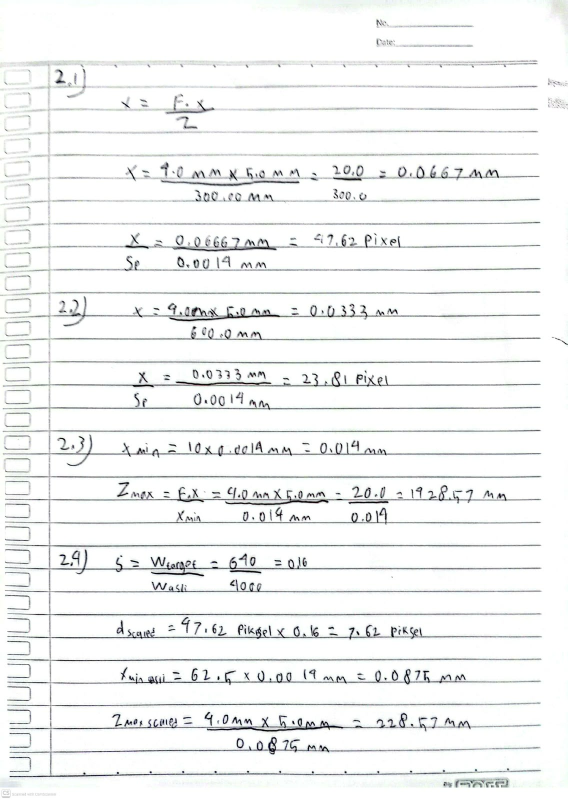
#> input picture lampiran/lampiran 1.jpeg, 1136 x 1599 px (shown at 1/2 size)
$ python -i praproses.py   (imports and definitions only)
#> lines starting #> are read from the running program, lines starting #| are printed output that depends on the picture
#> further down, picture is the input picture: shape (1599, 1136, 3); mean B, G, R 242.8, 243.1, 241.9
"""praproses.py: rangkaian praproses SIMUTEH (dipakai ulang mulai P5)."""
import json
import cv2
import numpy as np

PARAM_BAWAAN = {
    "lebar": 640,          # sampling: lebar citra kerja (piksel)
    "gamma": 1.0,          # < 1 mencerahkan, > 1 menggelapkan
    "clahe_clip": 2.0,     # 0 berarti CLAHE tidak dipakai
    "clahe_tile": 8,
    "penapis": "median",   # "none", "rerata", "gaussian", "median"
    "kernel": 3,
    "sigma": 1.0,
    "tajam_k": 0.0,        # 0 berarti tanpa penajaman
}

def praproses(img_bgr, p=None):
    """Urutan: ubah ukuran -> gamma -> CLAHE kanal V -> redam derau -> tajamkan."""
    p = {**PARAM_BAWAAN, **(p or {})}
    img = img_bgr.copy()

    # TODO 1: ubah ukuran agar lebar = p["lebar"], rasio aspek tetap,
    # gunakan interpolation=cv2.INTER_AREA, simpan ke variabel img
    h, w = img.shape[:2]
#> h = 1599; w = 1136
    if p["lebar"] is not None and w != p["lebar"]:
        target_w = int(p["lebar"])
        target_h = int(round(h * (target_w / float(w))))
#> target_h = 901
        img = cv2.resize(img, (target_w, target_h), interpolation=cv2.INTER_AREA)
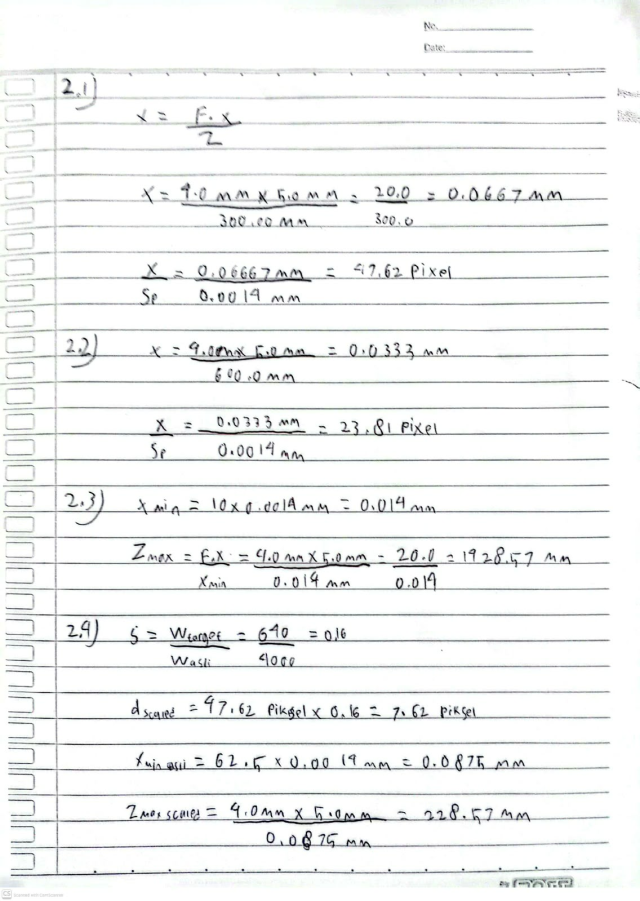
#> img: shape (901, 640, 3); mean B, G, R 242.8, 243.1, 241.9

    # TODO 2: bila p["gamma"] != 1, terapkan koreksi gamma dengan cv2.LUT
    if p.get("gamma", 1.0) != 1.0:
        g = float(p["gamma"])
        lut = np.array([255.0 * ((i / 255.0) ** g) for i in range(256)]).clip(0, 255).astype(np.uint8)
        img = cv2.LUT(img, lut)

    # TODO 3: bila p["clahe_clip"] > 0, ubah ke HSV, terapkan CLAHE pada
    # kanal V saja, lalu kembalikan ke BGR
    if p.get("clahe_clip", 0) > 0:
        hsv = cv2.cvtColor(img, cv2.COLOR_BGR2HSV)
#> hsv: shape (901, 640, 3); mean H, S, V 39.9, 2.3, 243.5
        tile = int(p.get("clahe_tile", 8))
        clahe = cv2.createCLAHE(clipLimit=float(p["clahe_clip"]), tileGridSize=(tile, tile))
        hsv[:, :, 2] = clahe.apply(hsv[:, :, 2])
#> hsv: shape (901, 640, 3); mean H, S, V 39.9, 2.3, 238.1
        img = cv2.cvtColor(hsv, cv2.COLOR_HSV2BGR)
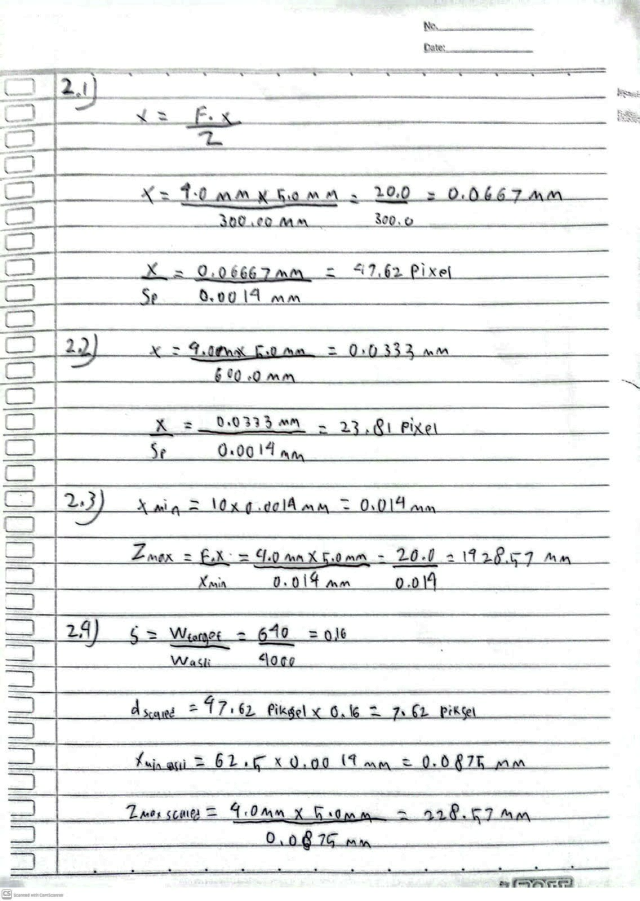
#> img: shape (901, 640, 3); mean B, G, R 237.5, 237.7, 236.6

    # TODO 4: redam derau sesuai p["penapis"], p["kernel"], p["sigma"]
    penapis = p.get("penapis", "none")
    k = int(p.get("kernel", 3))
    if penapis == "median":
        img = cv2.medianBlur(img, k)
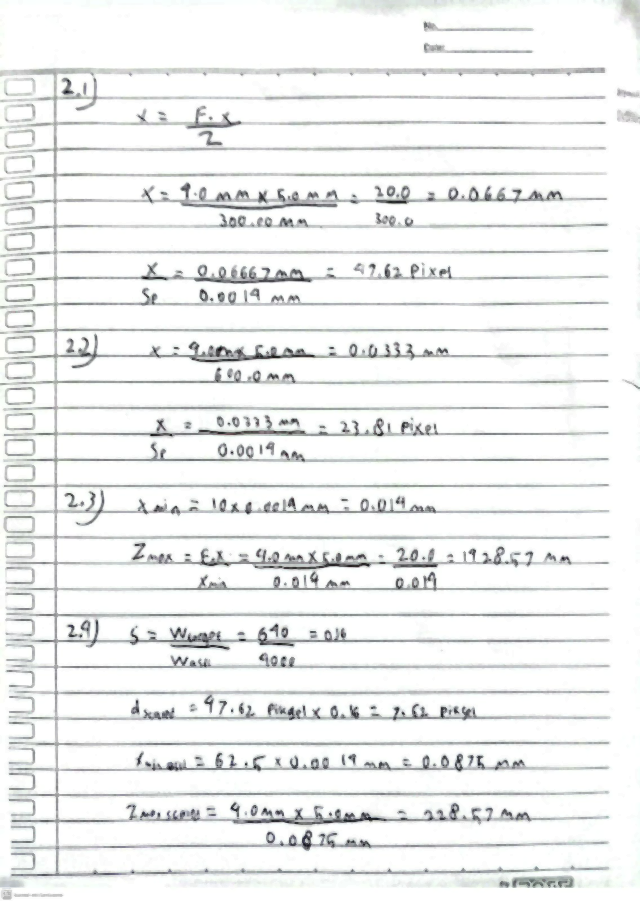
#> img: shape (901, 640, 3); mean B, G, R 239.7, 240, 238.8
    elif penapis == "gaussian":
        sig = float(p.get("sigma", 1.0))
        img = cv2.GaussianBlur(img, (k, k), sig)
    elif penapis == "rerata":
        img = cv2.blur(img, (k, k))

    # TODO 5: bila p["tajam_k"] > 0, lakukan unsharp masking
    if p.get("tajam_k", 0) > 0:
        tk = float(p["tajam_k"])
        blur = cv2.GaussianBlur(img, (5, 5), 1.0)
        img = cv2.addWeighted(img, 1.0 + tk, blur, -tk, 0)

    return img

def simpan_param(p, path="../hasil/param_praproses.json"):
    with open(path, "w", encoding="utf-8") as f:
        json.dump({**PARAM_BAWAAN, **p}, f, indent=2)

>>> import cv2
>>> picture = cv2.imread('../lampiran/lampiran 1.jpeg')
>>> result = praproses(picture)

$ run again, on lampiran/lampiran 2.jpeg
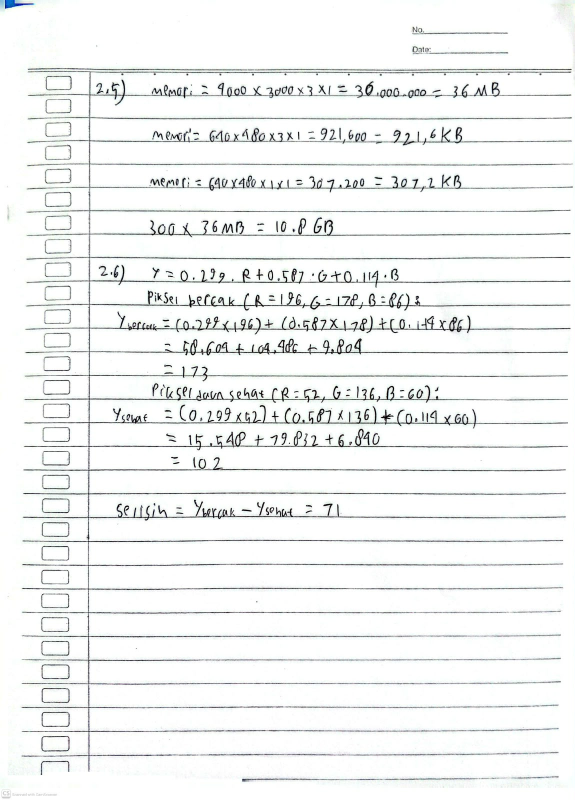
#> input picture lampiran/lampiran 2.jpeg, 1150 x 1600 px (shown at 1/2 size)
#> picture is the input picture: shape (1600, 1150, 3); mean B, G, R 242.5, 242.9, 241.6
#> in praproses, `img = cv2.resize(img, (target_w, target_h), interpolation=cv2.INTER_AR..`:
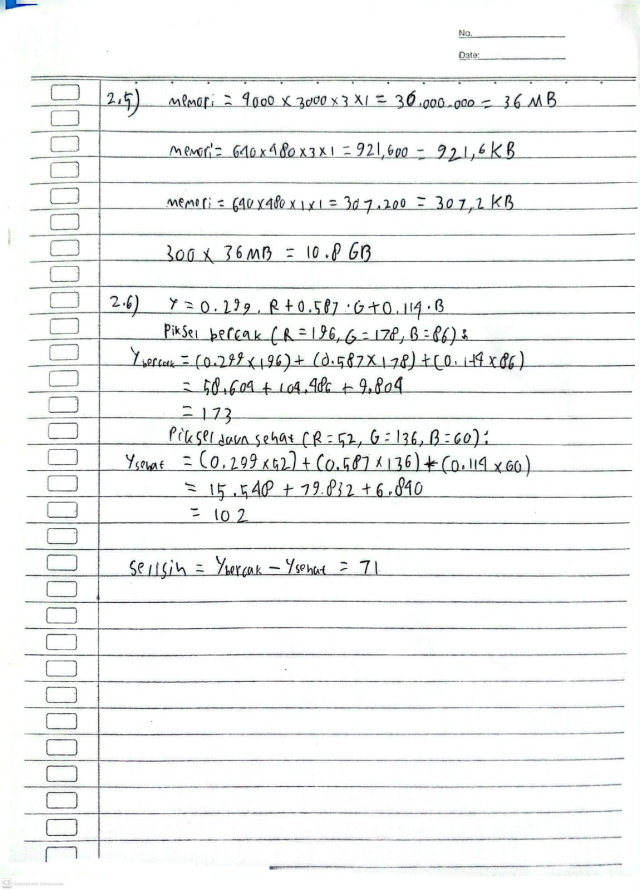
#> img: shape (890, 640, 3); mean B, G, R 242.5, 242.9, 241.6

$ run again, on lampiran/lampiran 3.jpeg
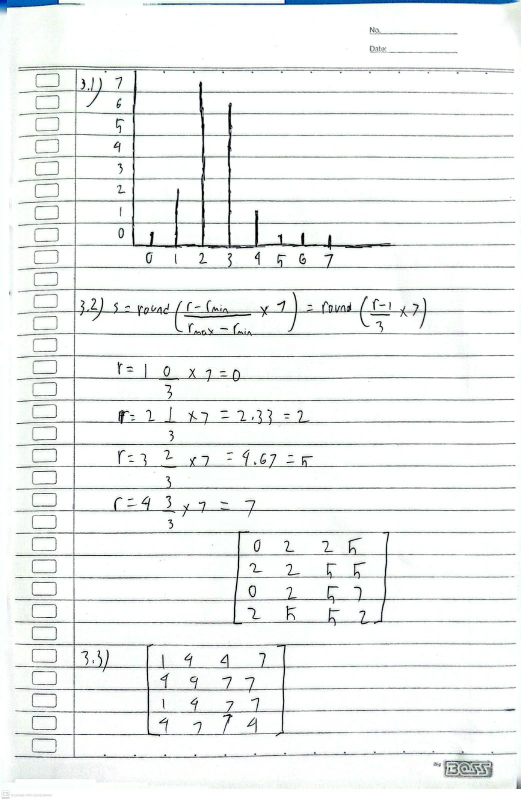
#> input picture lampiran/lampiran 3.jpeg, 1042 x 1600 px (shown at 1/2 size)
#> picture is the input picture: shape (1600, 1042, 3); mean B, G, R 241.5, 242.3, 239.7
#> in praproses, `img = cv2.cvtColor(hsv, cv2.COLOR_HSV2BGR)`:
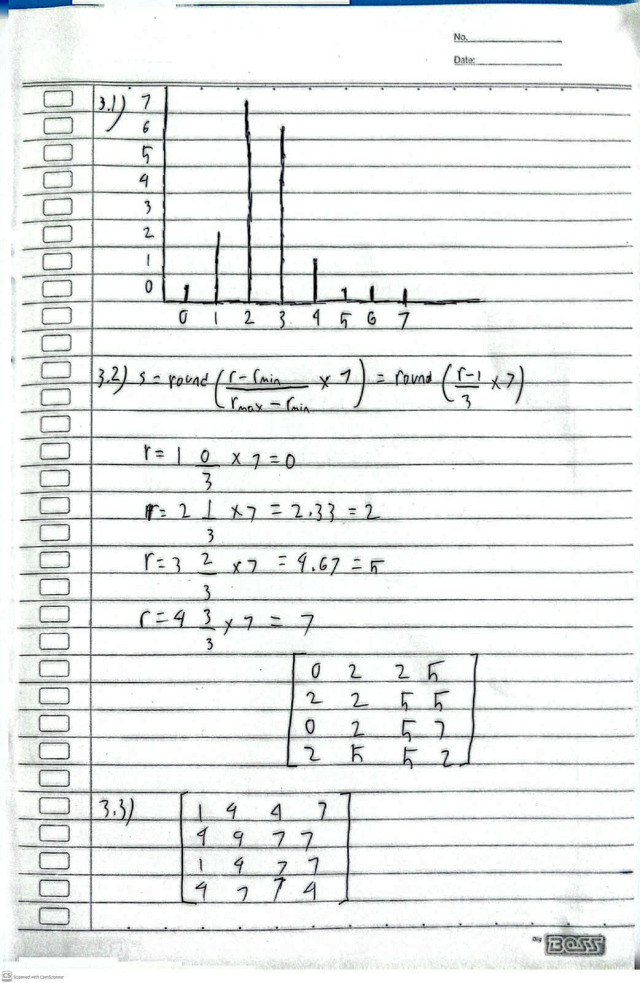
#> img: shape (983, 640, 3); mean B, G, R 235.8, 236.6, 234.1
#> in praproses, `img = cv2.medianBlur(img, k)`:
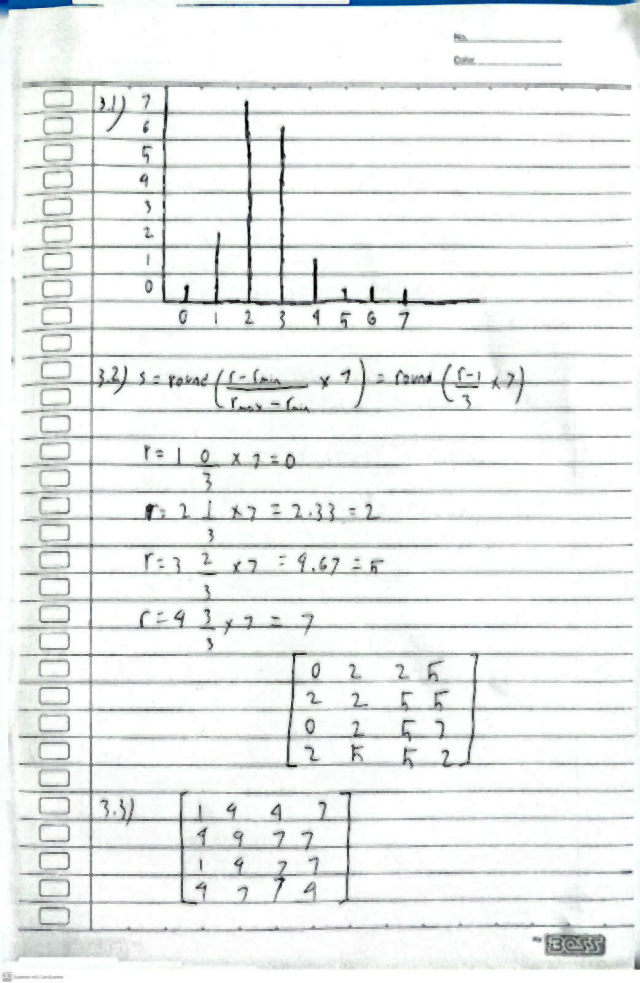
#> img: shape (983, 640, 3); mean B, G, R 238.3, 239.2, 236.6

$ run again, on lampiran/lampiran 4.jpeg
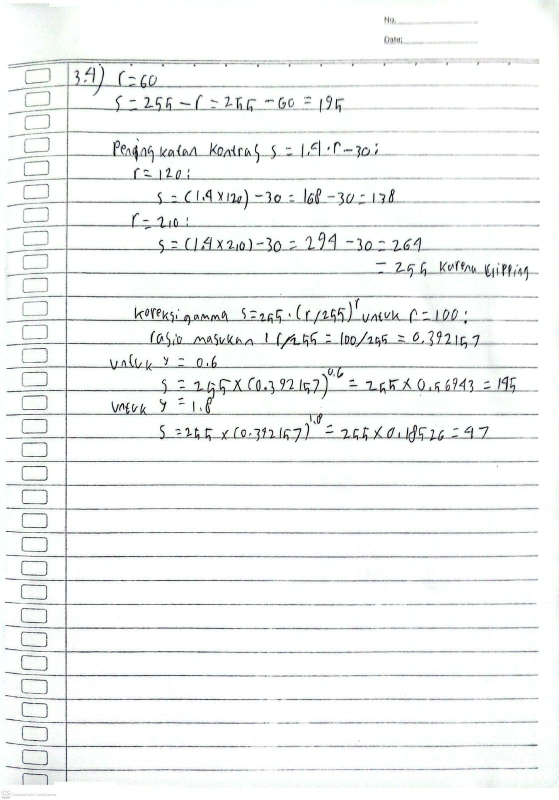
#> input picture lampiran/lampiran 4.jpeg, 1118 x 1600 px (shown at 1/2 size)
#> picture is the input picture: shape (1600, 1118, 3); mean B, G, R 243.9, 244.3, 242.8
#> in praproses, `img = cv2.cvtColor(hsv, cv2.COLOR_HSV2BGR)`:
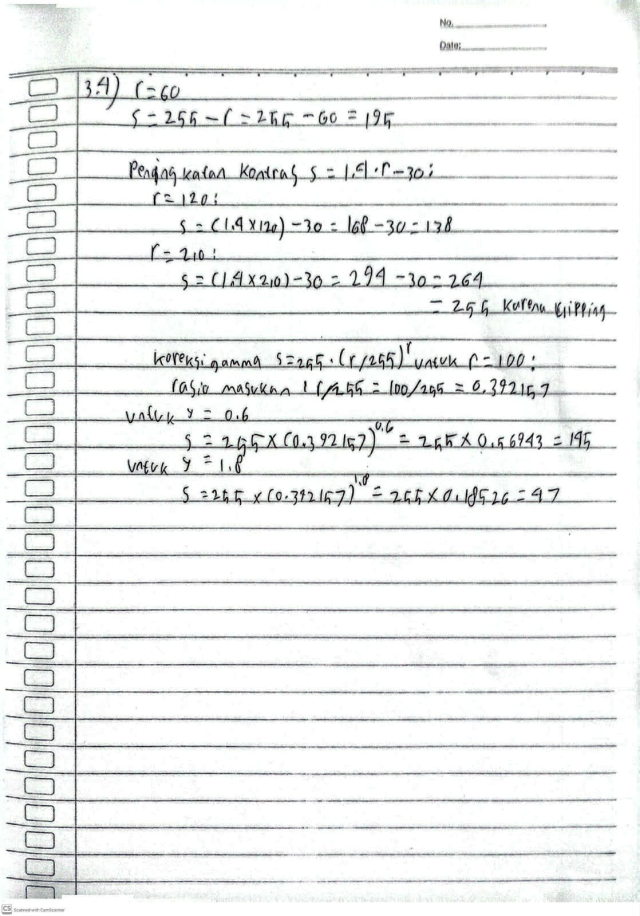
#> img: shape (916, 640, 3); mean B, G, R 238.5, 238.9, 237.5
#> in praproses, `img = cv2.medianBlur(img, k)`:
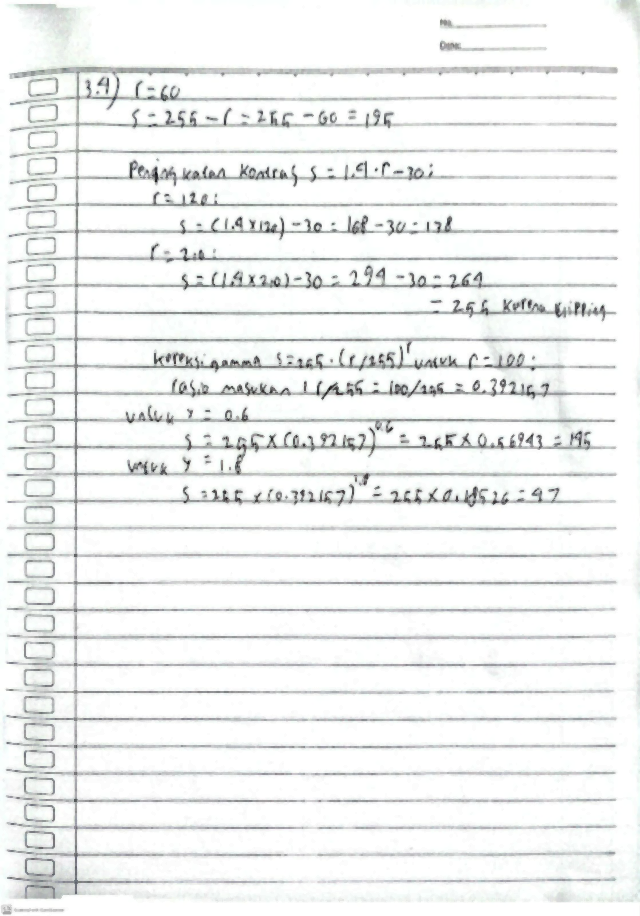
#> img: shape (916, 640, 3); mean B, G, R 240.8, 241.2, 239.8
